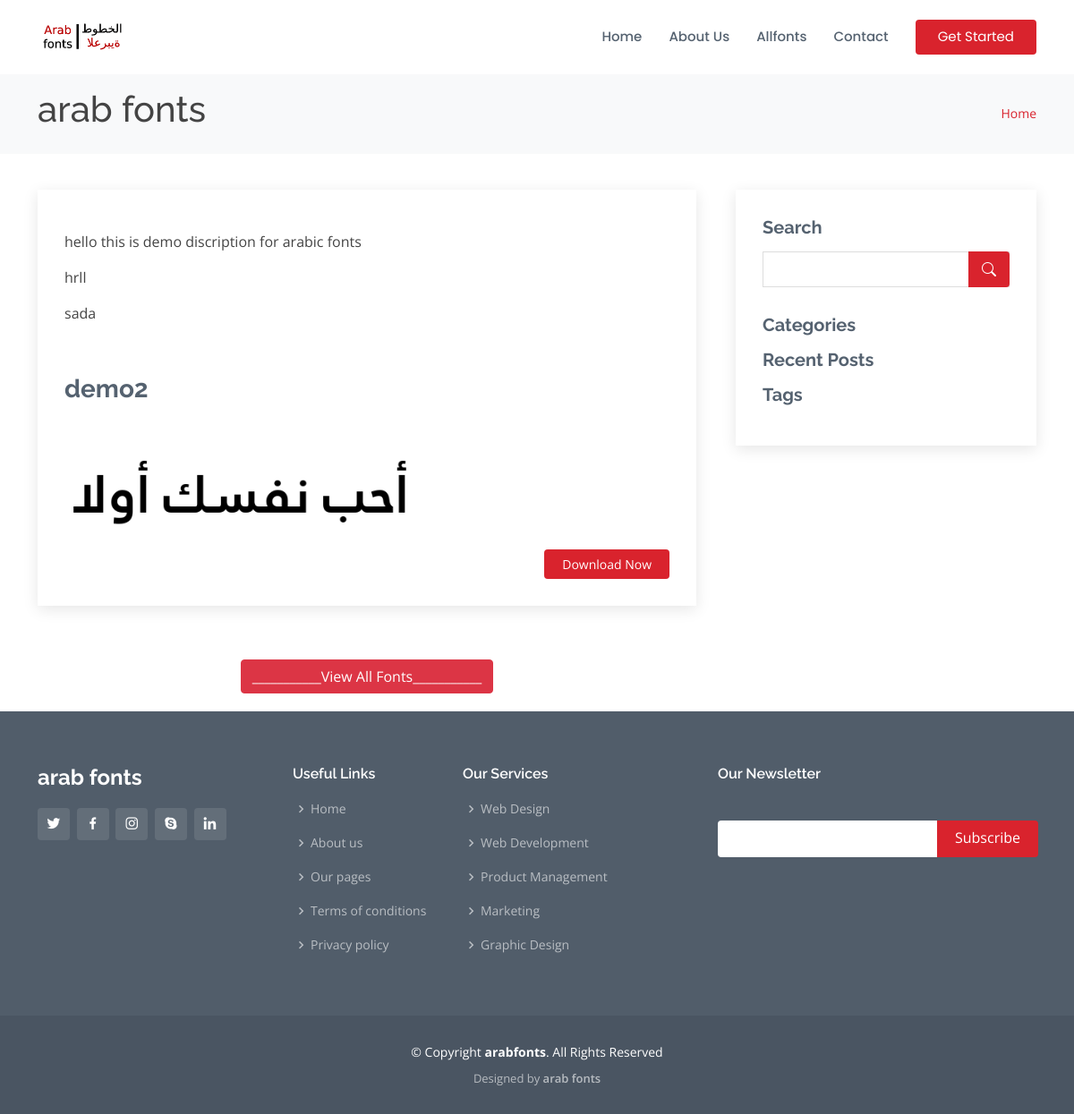
Before: / with the older database file.
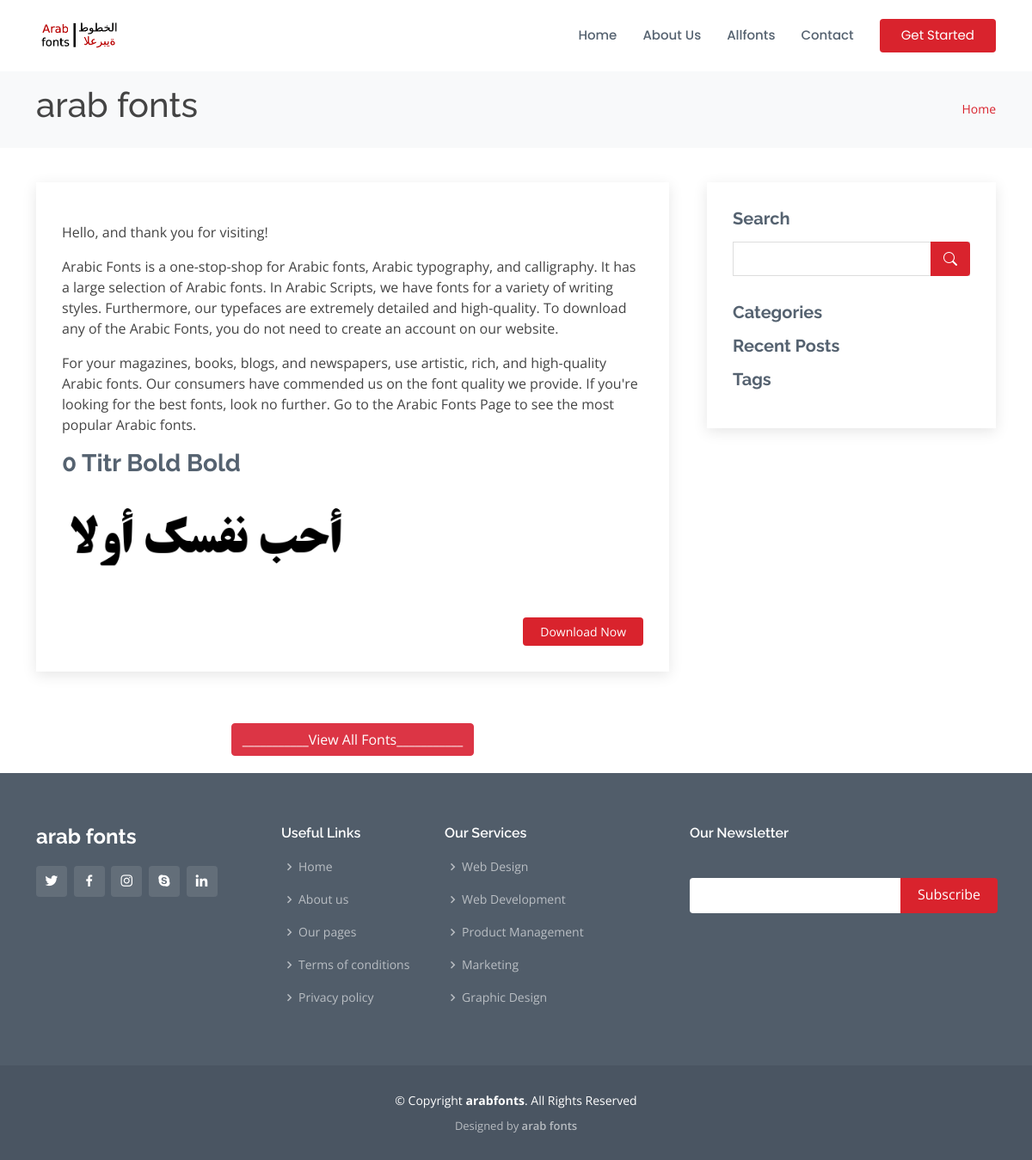
After: the same page with the newer database file.
### home/models.py (models this page shows, shortened)
class Modification(models.Model):
    websitename = models.CharField(max_length=50)
    ouremail = models.EmailField()
    copyright = models.CharField(max_length=100)
    logo = models.ImageField(upload_to='websiteimages')
    websitediscription = FroalaField()
    favicon = models.ImageField()

class Fonts(models.Model):
    title = models.CharField(max_length=100, unique=True)
    slug = models.SlugField(max_length=200, null=True, blank=True)
    metakeyword = models.CharField(max_length=200, null=True)
    header_image = models.ImageField(upload_to='header_image')
    upload_fonts = models.FileField(upload_to="upload_fonts")
    short_dis = FroalaField()
    long_dis = FroalaField()
    char_maping = models.ImageField(upload_to='char_maping')
    publish = models.BooleanField(default=False)
    Total_downloads = models.PositiveIntegerField(default=10, blank=False, null= False)

### home/views.py (the view)
# urls.py: 2. Add a URL to urlpatterns:  path('', views.home, name='home')
def home(request):
    websitedata = Modification.objects.latest('websitename', 'websitediscription', 'ouremail', 'copyright', 'logo', 'favicon' )
    allfonts = Fonts.objects.filter(publish = True)
    p = Paginator(allfonts, 5)
    page = request.GET.get('page')
    fontsfinal = p.get_page(page)
    context = {'fontsfinal': fontsfinal,
                'copyright': copyright,
                'websitedata': websitedata
    }
    return render(request , 'index.html',context)

### templates/index.html (shortened to what this page needs)
{% extends 'base.html' %}
{% block content %}
  <main id="main">
    <section id="breadcrumbs" class="breadcrumbs">
      <div class="container">
        <div class="d-flex justify-content-between align-items-center">
          <h1>{{ websitedata.websitename }}</h1>
          <ol>
            <li><a href="/">Home</a></li>
          </ol>
        </div>
      </div>
    </section>
    <section id="blog" class="blog">
      <div class="container" data-aos="fade-up">
        <div class="row">
          <div class="col-lg-8 entries">
            <article class="entry">
              <p>
                {{ websitedata.websitediscription|safe }}
              </p>
              {% for fonts in fontsfinal %}
              <h2 class="entry-title">
                <a href="{% url 'fonts_details' fonts.slug %}">{{fonts.title}}</a>
              </h2>
              <a href="{% url 'fonts_details' fonts.slug%}"><img src="/static/{{fonts.header_image}}" class="img-fluid" alt=""></a>
              <div class="entry-content">
                <div class="read-more">
                  <a href="{% url 'fonts_details' fonts.slug %}">Download Now</a>
                </div>
              </div>
              {% endfor %}
            </article>
            <div class=" cello text-center">
              <a href="/allfonts" class="btn btn-danger btn-block">___________View All Fonts___________</a>
            </div>
          </div>
          <div class="col-lg-4">
            <div class="sidebar">
              <h3 class="sidebar-title">Search</h3>
              <div class="sidebar-item search-form">
                <form action="">
                  <input type="text">
                  <button type="submit"><i class="bi bi-search"></i></button>
                </form>
              </div>
              <h3 class="sidebar-title">Categories</h3>
              <h3 class="sidebar-title">Recent Posts</h3>
              <h3 class="sidebar-title">Tags</h3>
            </div>
          </div>
        </div>
      </div>
    </section>
  </main>
  {% endblock %}

### templates/base.html
{% include "header.html" %}
{% block content %}
{% endblock %}
{% include "footer.html" %}

### templates/header.html (shortened to what this page needs)
{% load static %}
<!DOCTYPE html>
<html lang="en">
<head>
  <link href="{% static 'assets/vendor/animate.css/animate.min.css' %}" rel="stylesheet">
  <link href="{% static 'assets/vendor/bootstrap/css/bootstrap.min.css' %}" rel="stylesheet">
  <link href="{% static 'assets/vendor/bootstrap-icons/bootstrap-icons.css' %}" rel="stylesheet">
  <link href="{% static 'assets/vendor/boxicons/css/boxicons.min.css' %}" rel="stylesheet">
  <link href="{% static 'assets/vendor/glightbox/css/glightbox.min.css' %}" rel="stylesheet">
  <link href="{% static 'assets/vendor/remixicon/remixicon.css' %}" rel="stylesheet">
  <link href="{% static 'assets/vendor/swiper/swiper-bundle.min.css' %}" rel="stylesheet">
  <link href="{% static 'assets/css/style.css' %}" rel="stylesheet">
</head>
<body>
    <header id="header" class="fixed-top d-flex align-items-center">
      <div class="container d-flex align-items-center">
        <a href="/" class="logo me-auto"><img src="/static/{{websitedata.logo}}" alt="" class="img-fluid"></a>
        <nav id="navbar" class="navbar">
          <ul>
            <li><a href="/">Home</a></li>
            <li><a href="/aboutus">About Us</a></li>
            <li><a href="/allfonts">Allfonts</a></li>
            <li><a href="/contact">Contact</a></li>
            <li><a href="/" class="getstarted">Get Started</a></li>
          </ul>
        </nav>
      </div>
    </header>

### templates/footer.html (shortened to what this page needs)
{% load static %}
 <footer id="footer">
  <div class="footer-top">
    <div class="container">
      <div class="row">
        <div class="col-lg-3 col-md-6">
          <div class="footer-info">
            <h3>{{ websitedata.websitename }}</h3>
            <div class="social-links mt-3">
              <a href="#" class="twitter"><i class="bx bxl-twitter"></i></a>
              <a href="#" class="facebook"><i class="bx bxl-facebook"></i></a>
              <a href="#" class="instagram"><i class="bx bxl-instagram"></i></a>
              <a href="#" class="google-plus"><i class="bx bxl-skype"></i></a>
              <a href="#" class="linkedin"><i class="bx bxl-linkedin"></i></a>
            </div>
          </div>
        </div>
        <div class="col-lg-2 col-md-6 footer-links">
          <h4>Useful Links</h4>
          <ul>
            <li><i class="bx bx-chevron-right"></i> <a href="/">Home</a></li>
            <li><i class="bx bx-chevron-right"></i> <a href="/aboutus">About us</a></li>
            <li><i class="bx bx-chevron-right"></i> <a href="/pages">Our pages</a></li>
            <li><i class="bx bx-chevron-right"></i> <a href="/termsandcondition">Terms of conditions</a></li>
            <li><i class="bx bx-chevron-right"></i> <a href="/privacypolicy">Privacy policy</a></li>
          </ul>
        </div>
        <div class="col-lg-3 col-md-6 footer-links">
          <h4>Our Services</h4>
          <ul>
            <li><i class="bx bx-chevron-right"></i> <a href="#">Web Design</a></li>
            <li><i class="bx bx-chevron-right"></i> <a href="#">Web Development</a></li>
            <li><i class="bx bx-chevron-right"></i> <a href="#">Product Management</a></li>
            <li><i class="bx bx-chevron-right"></i> <a href="#">Marketing</a></li>
            <li><i class="bx bx-chevron-right"></i> <a href="#">Graphic Design</a></li>
          </ul>
        </div>
        <div class="col-lg-4 col-md-6 footer-newsletter">
          <h4>Our Newsletter</h4>
          <form action="" method="post">
            <input type="email" name="email"><input type="submit" value="Subscribe">
          </form>
        </div>
      </div>
    </div>
  </div>
  <div class="container">
    <div class="copyright">
      &copy; Copyright <strong><span> {{ websitedata.copyright }}</span></strong>. All Rights Reserved
    </div>
    <div class="credits">
      Designed by <a href="https://arabfonts.com/">{{ websitedata.websitename }}</a>
    </div>
  </div>
</footer>
</body>
</html>

Changed rows visible on the page:
removed Fonts: title "demo2", header_image (picture)
changed Modification "arab fonts": websitediscription "hello this is demo discription for arabic fonts hrll sada" → "Hello, and thank you for visiting! Arabic Fonts is a one-stop-shop for Arabic fonts, Arabic typography, and calligraphy. It has a large selection of Arabic fonts. In Arabic Scripts, we have fonts for a variety of writing styles. Furthermore, our typefaces are extremely detailed and high-quality. To download any of the Arabic Fonts, you do not need to create an account on our website. For your magazines, books, blogs, and newspapers, use artistic, rich, and high-quality Arabic fonts. Our consumers have commended us on the font quality we provide. If you're looking for the best fonts, look no further. Go to the Arabic Fonts Page to see the most popular Arabic fonts."
added Fonts: title "0 Titr Bold Bold", header_image (picture)
